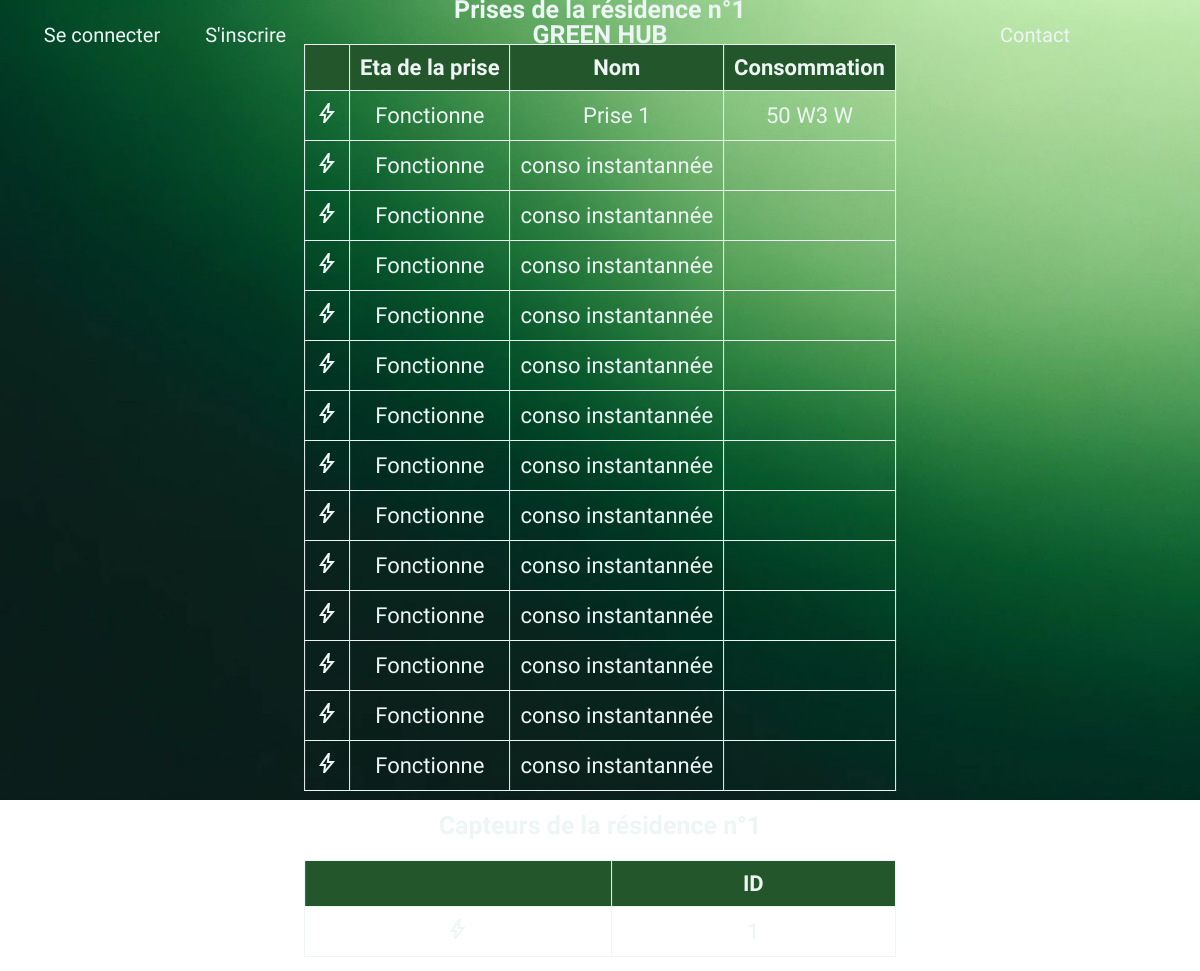
Page /residence.php?id=1 on the committed database.
### tables this page shows
CREATE TABLE `prise` (
  `Id_prise` int(11) NOT NULL,
  `eta` tinyint(1) DEFAULT NULL,
  `nom` varchar(50) DEFAULT NULL,
  `Id_residence` int(11) NOT NULL
);

CREATE TABLE `consommation` (
  `Id_consommation` int(11) NOT NULL,
  `valeur` float DEFAULT NULL,
  `dateConsomation` datetime DEFAULT NULL,
  `Id_prise` int(11) NOT NULL
);

CREATE TABLE `capteur` (
  `Id_capteur` int(11) NOT NULL,
  `Id_residence` int(11) NOT NULL
);

### residence.php (the view, shortened to what this page needs)
<!DOCTYPE html>
<html>
<head>
    <link rel="stylesheet" type="text/css" href="style.css">
</head>
<body>
    <nav class="navbar">
        <div class="left">
            <a href="loca-pro-connexion.html">Se connecter</a>
            <a href="loca-pro-inscription.html">S'inscrire</a>
        </div>
        <div class="middle">
            <a href="index.php">GREEN HUB</a>
        </div>
        <div class="right">
            <a href="contact.html">Contact</a>
        </div>
    </nav>
    <div class="container">
        <div class="content">
            <?php
                include('includes/connect.php');
                $id_residence = $_GET['id'];
                $sql = "SELECT * FROM prise WHERE Id_residence = $id_residence";
                $prises = $conn->query($sql);
                $sql = "SELECT * FROM capteur WHERE Id_residence = $id_residence";
                $capteurs = $conn->query($sql);
            ?>
            <table style="color: white; font-size: 22px;">
                <h1>Prises de la résidence n°<?php echo $id_residence; ?></h1>
                <tr>
                    <th></th>
                    <th>Eta de la prise</th>
                    <th>Nom</th>
                    <th>Consommation</th>
                </tr>
                <?php
                    foreach ($prises as $prise) {
                        echo "<tr>";
                            echo "<td><a href='prise.php?id=".$prise['Id_prise']."'><span class='material-symbols-outlined'>bolt</span></a></td>";
                            if($prise['eta'] == 1){
                                echo "<td>Fonctionne</td>";
                            }else{
                                echo "<td>Arrêt</td>";
                            }
                            echo "<td>".$prise['nom']."</td>";
                            $sql = "SELECT * FROM consommation WHERE Id_prise = ".$prise['Id_prise'];
                            $moyenne = $conn->query($sql);
                            echo "<td>";
                            foreach ($moyenne as $consommation) {
                                echo $consommation['valeur']." W";
                            }
                            echo "</td>";
                        echo "</tr>";
                    }
                ?>
            </table>
            <h2>Capteurs de la résidence n°<?php echo $id_residence; ?></h2>
            <table style="color: white; font-size: 22px;">
                <tr>
                    <th></th>
                    <th>ID
                </tr>
                <?php
                    foreach ($capteurs as $capteur) {
                        echo "<tr>";
                            echo "<td><a href='capteur.php?id=".$capteur['Id_capteur']."'><span class='material-symbols-outlined'>bolt</span></a></td>";
                            echo "<td>".$capteur['Id_capteur']."</td>";
                        echo "</tr>";
                    }
                ?>
            </table>
        </div>
    </div>
</body>
</html>

### style.css (style rules this page uses)
* { margin: 0; padding: 0; box-sizing: border-box; font-family: "Reddit Sans", sans-serif; }
body { background-image: url('images/background.JPG'); background-size: cover; background-position: center; background-repeat: no-repeat; width: 100vw; height: 100vh; margin: 0; padding: 0; }
a { text-decoration: none; color: #edf5f5; }
h1, h2, h3, h4, h5, h6 { color: #edf5f5; font-size: 25px; font-weight: bold; }
table { width: 100%; border-collapse: collapse; margin: 20px 0; }
td { padding: 10px; text-align: center; border: 1px solid #edf5f5; color: #edf5f5 !important; }
th { padding: 10px; text-align: center; border: 1px solid #edf5f5; background-color: #24562b; color: #edf5f5; }
.navbar { display: flex; justify-content: space-around; align-items: center; padding: 20px; font-size: 20px; }
.middle { text-align: center; width: 50%; }
.middle a { font-size: 25px; font-weight: bold; }
.left, .right { text-align: center; width: 25%; }
.left a { margin: 20px; }
.container { position: absolute; top: 50%; left: 50%; transform: translate(-50%, -50%); }
.content { text-align: center; }

### rows in the picture
prise: eta "Fonctionne", nom "Prise 1"
consommation: valeur "50"
consommation: valeur "3"
prise: eta "Fonctionne", nom "conso instantannée"
prise: eta "Fonctionne", nom "conso instantannée"
prise: eta "Fonctionne", nom "conso instantannée"
prise: eta "Fonctionne", nom "conso instantannée"
prise: eta "Fonctionne", nom "conso instantannée"
prise: eta "Fonctionne", nom "conso instantannée"
prise: eta "Fonctionne", nom "conso instantannée"
prise: eta "Fonctionne", nom "conso instantannée"
prise: eta "Fonctionne", nom "conso instantannée"
prise: eta "Fonctionne", nom "conso instantannée"
prise: eta "Fonctionne", nom "conso instantannée"
prise: eta "Fonctionne", nom "conso instantannée"
prise: eta "Fonctionne", nom "conso instantannée"
